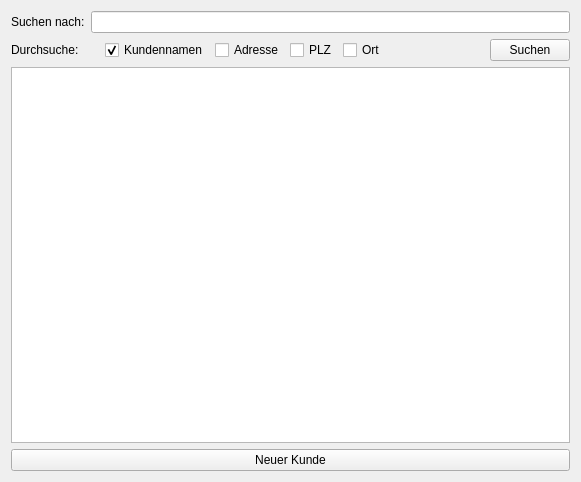
<?xml version="1.0" encoding="UTF-8"?>
<ui version="4.0">
 <class>CustomerAdministration</class>
 <widget class="QWidget" name="CustomerAdministration">
  <property name="geometry">
   <rect>
    <x>0</x>
    <y>0</y>
    <width>581</width>
    <height>482</height>
   </rect>
  </property>
  <property name="windowTitle">
   <string>Kundenverwaltung</string>
  </property>
  <layout class="QVBoxLayout" name="verticalLayout">
   <item>
    <layout class="QHBoxLayout" name="horizontalLayout">
     <item>
      <widget class="QLabel" name="label">
       <property name="text">
        <string>Suchen nach:</string>
       </property>
      </widget>
     </item>
     <item>
      <widget class="QLineEdit" name="inputSearch"/>
     </item>
    </layout>
   </item>
   <item>
    <layout class="QHBoxLayout" name="horizontalLayout_2">
     <item>
      <widget class="QLabel" name="label_2">
       <property name="text">
        <string>Durchsuche:</string>
       </property>
      </widget>
     </item>
     <item>
      <spacer name="horizontalSpacer_2">
       <property name="orientation">
        <enum>Qt::Horizontal</enum>
       </property>
       <property name="sizeType">
        <enum>QSizePolicy::Fixed</enum>
       </property>
       <property name="sizeHint" stdset="0">
        <size>
         <width>20</width>
         <height>20</height>
        </size>
       </property>
      </spacer>
     </item>
     <item>
      <widget class="QCheckBox" name="checkFilterCustomerName">
       <property name="text">
        <string>Kundennamen</string>
       </property>
       <property name="checked">
        <bool>true</bool>
       </property>
      </widget>
     </item>
     <item>
      <widget class="QCheckBox" name="checkFilterAddress">
       <property name="text">
        <string>Adresse</string>
       </property>
      </widget>
     </item>
     <item>
      <widget class="QCheckBox" name="checkFilterPLZ">
       <property name="text">
        <string>PLZ</string>
       </property>
      </widget>
     </item>
     <item>
      <widget class="QCheckBox" name="checkFilterCity">
       <property name="text">
        <string>Ort</string>
       </property>
      </widget>
     </item>
     <item>
      <spacer name="horizontalSpacer">
       <property name="orientation">
        <enum>Qt::Horizontal</enum>
       </property>
       <property name="sizeHint" stdset="0">
        <size>
         <width>40</width>
         <height>20</height>
        </size>
       </property>
      </spacer>
     </item>
     <item>
      <widget class="QPushButton" name="pushSearch">
       <property name="text">
        <string>Suchen</string>
       </property>
      </widget>
     </item>
    </layout>
   </item>
   <item>
    <widget class="QTreeView" name="treeViewCustomers"/>
   </item>
   <item>
    <widget class="QPushButton" name="pushNewCustomer">
     <property name="text">
      <string>Neuer Kunde</string>
     </property>
    </widget>
   </item>
  </layout>
 </widget>
 <resources/>
 <connections/>
</ui>
